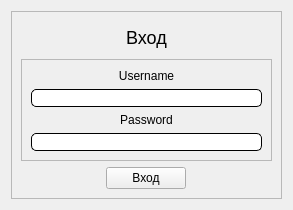
<?xml version="1.0" encoding="UTF-8"?>
<ui version="4.0">
 <class>LoginWindow</class>
 <widget class="QWidget" name="LoginWindow">
  <property name="geometry">
   <rect>
    <x>0</x>
    <y>0</y>
    <width>293</width>
    <height>210</height>
   </rect>
  </property>
  <property name="sizePolicy">
   <sizepolicy hsizetype="Fixed" vsizetype="Fixed">
    <horstretch>0</horstretch>
    <verstretch>0</verstretch>
   </sizepolicy>
  </property>
  <property name="minimumSize">
   <size>
    <width>293</width>
    <height>210</height>
   </size>
  </property>
  <property name="maximumSize">
   <size>
    <width>293</width>
    <height>210</height>
   </size>
  </property>
  <property name="windowTitle">
   <string>Form</string>
  </property>
  <layout class="QVBoxLayout" name="verticalLayout">
   <item>
    <widget class="QFrame" name="frame">
     <property name="sizePolicy">
      <sizepolicy hsizetype="Preferred" vsizetype="Preferred">
       <horstretch>0</horstretch>
       <verstretch>0</verstretch>
      </sizepolicy>
     </property>
     <property name="frameShape">
      <enum>QFrame::StyledPanel</enum>
     </property>
     <property name="frameShadow">
      <enum>QFrame::Raised</enum>
     </property>
     <layout class="QVBoxLayout" name="verticalLayout_2">
      <item>
       <widget class="QLabel" name="label">
        <property name="maximumSize">
         <size>
          <width>16777215</width>
          <height>52</height>
         </size>
        </property>
        <property name="styleSheet">
         <string notr="true">font-size: 18px;

</string>
        </property>
        <property name="text">
         <string>Вход</string>
        </property>
        <property name="alignment">
         <set>Qt::AlignCenter</set>
        </property>
       </widget>
      </item>
      <item>
       <widget class="QFrame" name="frame_2">
        <property name="styleSheet">
         <string notr="true"/>
        </property>
        <property name="frameShape">
         <enum>QFrame::StyledPanel</enum>
        </property>
        <property name="frameShadow">
         <enum>QFrame::Raised</enum>
        </property>
        <layout class="QVBoxLayout" name="verticalLayout_3">
         <item>
          <widget class="QLabel" name="label_2">
           <property name="text">
            <string>Username</string>
           </property>
           <property name="alignment">
            <set>Qt::AlignBottom|Qt::AlignHCenter</set>
           </property>
          </widget>
         </item>
         <item>
          <widget class="QLineEdit" name="usernameEdit">
           <property name="styleSheet">
            <string notr="true">border: 1px solid black;
border-radius: 5px;
padding-left: 2px;</string>
           </property>
          </widget>
         </item>
         <item>
          <widget class="QLabel" name="label_3">
           <property name="text">
            <string>Password</string>
           </property>
           <property name="alignment">
            <set>Qt::AlignBottom|Qt::AlignHCenter</set>
           </property>
          </widget>
         </item>
         <item>
          <widget class="QLineEdit" name="passwordEdit">
           <property name="styleSheet">
            <string notr="true">border: 1px solid black;
border-radius: 5px;
padding-left: 2px;</string>
           </property>
           <property name="inputMethodHints">
            <set>Qt::ImhHiddenText|Qt::ImhNoAutoUppercase|Qt::ImhNoPredictiveText|Qt::ImhSensitiveData</set>
           </property>
           <property name="echoMode">
            <enum>QLineEdit::Password</enum>
           </property>
          </widget>
         </item>
        </layout>
       </widget>
      </item>
      <item alignment="Qt::AlignHCenter">
       <widget class="QPushButton" name="acceptButton">
        <property name="maximumSize">
         <size>
          <width>200</width>
          <height>16777215</height>
         </size>
        </property>
        <property name="styleSheet">
         <string notr="true"/>
        </property>
        <property name="text">
         <string>Вход</string>
        </property>
       </widget>
      </item>
     </layout>
    </widget>
   </item>
  </layout>
 </widget>
 <resources/>
 <connections/>
</ui>
